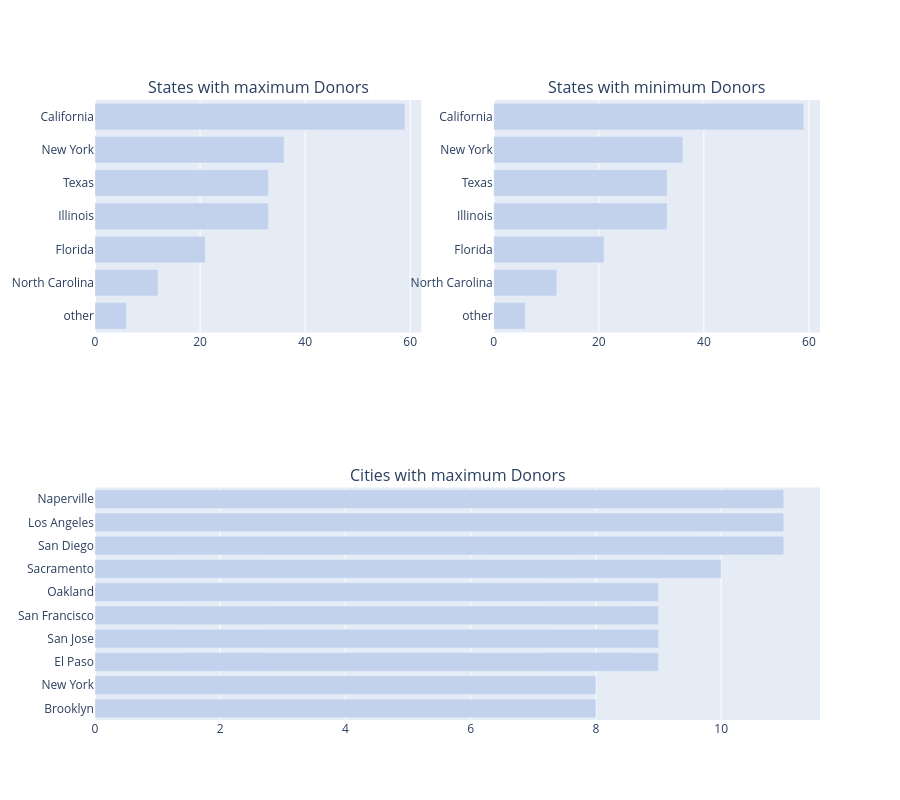

Notebook cell for this chart:
### Markdown cell above
## **2.3 Estados y ciudades con mayor número de donantes**
Layout de 4 gráficos de barras que muestra: top 10 estados con máxima cantidad de donantes, top 10 estados con mínima cantidad y top 10 ciudades con mayor concentración de donantes en el país.

### Code cell
fig = tools.make_subplots(rows=2, cols=2, specs=[[{}, {}], [{'colspan': 2}, None]], print_grid=False, subplot_titles = ['States with maximum Donors','States with minimum Donors', 'Cities with maximum Donors'])
fig.append_trace(trace2, 1, 1);
fig.append_trace(trace4, 1, 2);
fig.append_trace(trace1, 2, 1);
# fig.append_trace(trace4, 2, 2);

fig['layout'].update(height=800, showlegend=False);
iplot(fig);

### Figure 1 — Plotly figure (JSON) as saved in the notebook; plotly's stock layout.template omitted (floating-point values rounded to 4 significant figures)
{"data": [{"marker": {"color": "#c2d2ed"}, "orientation": "h", "type": "bar", "x": [6, 12, 21, 33, 33, 36, 59], "xaxis": "x", "y": ["other", "North Carolina", "Florida", "Illinois", "Texas", "New York", "California"], "yaxis": "y"}, {"marker": {"color": "#c2d2ed"}, "orientation": "h", "type": "bar", "x": [6, 12, 21, 33, 33, 36, 59], "xaxis": "x2", "y": ["other", "North Carolina", "Florida", "Illinois", "Texas", "New York", "California"], "yaxis": "y2"}, {"marker": {"color": "#c2d2ed"}, "orientation": "h", "type": "bar", "x": [8, 8, 9, 9, 9, 9, 10, 11, 11, 11], "xaxis": "x3", "y": ["Brooklyn", "New York", "El Paso", "San Jose", "San Francisco", "Oakland", "Sacramento", "San Diego", "Los Angeles", "Naperville"], "yaxis": "y3"}], "layout": {"annotations": [{"font": {"size": 16}, "showarrow": false, "text": "States with maximum Donors", "x": 0.225, "xanchor": "center", "xref": "paper", "y": 1, "yanchor": "bottom", "yref": "paper"}, {"font": {"size": 16}, "showarrow": false, "text": "States with minimum Donors", "x": 0.775, "xanchor": "center", "xref": "paper", "y": 1, "yanchor": "bottom", "yref": "paper"}, {"font": {"size": 16}, "showarrow": false, "text": "Cities with maximum Donors", "x": 0.5, "xanchor": "center", "xref": "paper", "y": 0.375, "yanchor": "bottom", "yref": "paper"}], "height": 800, "showlegend": false, "xaxis": {"anchor": "y", "domain": [0, 0.45]}, "xaxis2": {"anchor": "y2", "domain": [0.55, 1]}, "xaxis3": {"anchor": "y3", "domain": [0, 1]}, "yaxis": {"anchor": "x", "domain": [0.625, 1]}, "yaxis2": {"anchor": "x2", "domain": [0.625, 1]}, "yaxis3": {"anchor": "x3", "domain": [0, 0.375]}}}
